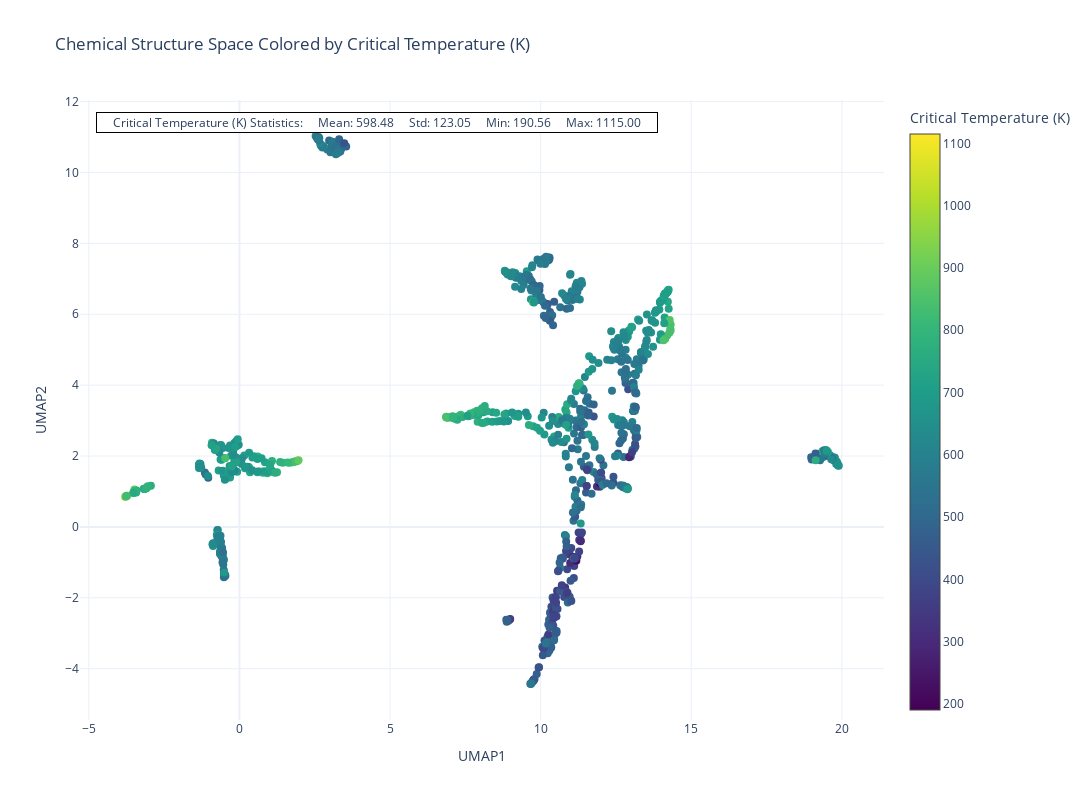

The notebook cell saved with this chart:
### Code cell
reduced_embeddings, labels, cluster_analysis, y, smiles_list, property_name_with_unit, property_name, fname = compute_umap(4)
fig = plot_figure(
    reduced_embeddings=reduced_embeddings,
    labels=labels,
    y=y,
    smiles_list=smiles_list,
    property_name_with_unit=property_name_with_unit,
    property_name=property_name,
    fname=fname,
    save=True
)

### Figure 1 — Plotly figure (JSON) as saved in the notebook; plotly's stock layout.template omitted (floating-point values rounded to 4 significant figures; data arrays with more than 128 entries replaced by an {"elided": "..."} marker saying what was removed)
{"data": [{"hoverinfo": "text", "marker": {"color": {"elided": "819 float values"}, "colorbar": {"title": {"text": "Critical Temperature (K)"}}, "colorscale": [[0, "#440154"], [0.1111, "#482878"], [0.2222, "#3e4989"], [0.3333, "#31688e"], [0.4444, "#26828e"], [0.5556, "#1f9e89"], [0.6667, "#35b779"], [0.7778, "#6ece58"], [0.8889, "#b5de2b"], [1, "#fde725"]], "showscale": true, "size": 8}, "mode": "markers", "text": {"elided": "819 str values"}, "type": "scatter", "x": {"elided": "819 float values"}, "y": {"elided": "819 float values"}}], "layout": {"annotations": [{"align": "left", "bgcolor": "white", "bordercolor": "black", "borderwidth": 1, "font": {"size": 12}, "showarrow": false, "text": "\n    Critical Temperature (K) Statistics:\n    Mean: 598.48\n    Std: 123.05\n    Min: 190.56\n    Max: 1115.00\n    ", "x": 0.02, "xref": "paper", "y": 0.98, "yref": "paper"}], "height": 800, "hovermode": "closest", "showlegend": false, "title": {"text": "Chemical Structure Space Colored by Critical Temperature (K)"}, "width": 1200, "xaxis": {"title": {"text": "UMAP1"}}, "yaxis": {"title": {"text": "UMAP2"}}}}
